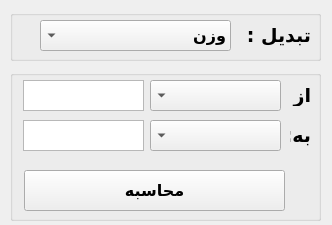
<?xml version="1.0" encoding="UTF-8"?>
<ui version="4.0">
 <class>mainWindow</class>
 <widget class="QMainWindow" name="mainWindow">
  <property name="geometry">
   <rect>
    <x>0</x>
    <y>0</y>
    <width>332</width>
    <height>225</height>
   </rect>
  </property>
  <property name="minimumSize">
   <size>
    <width>332</width>
    <height>225</height>
   </size>
  </property>
  <property name="maximumSize">
   <size>
    <width>332</width>
    <height>225</height>
   </size>
  </property>
  <property name="windowTitle">
   <string>Unit Converter</string>
  </property>
  <widget class="QWidget" name="centralwidget">
   <widget class="QGroupBox" name="groupBox">
    <property name="geometry">
     <rect>
      <x>10</x>
      <y>10</y>
      <width>311</width>
      <height>51</height>
     </rect>
    </property>
    <property name="title">
     <string/>
    </property>
    <widget class="QComboBox" name="combo_units">
     <property name="geometry">
      <rect>
       <x>30</x>
       <y>10</y>
       <width>191</width>
       <height>31</height>
      </rect>
     </property>
     <property name="font">
      <font>
       <family>Yekan Bakh FaNum</family>
       <pointsize>12</pointsize>
       <bold>true</bold>
      </font>
     </property>
     <property name="layoutDirection">
      <enum>Qt::RightToLeft</enum>
     </property>
     <item>
      <property name="text">
       <string>وزن</string>
      </property>
     </item>
     <item>
      <property name="text">
       <string>طول</string>
      </property>
     </item>
     <item>
      <property name="text">
       <string>دما</string>
      </property>
     </item>
     <item>
      <property name="text">
       <string>حجم دیجیتالی</string>
      </property>
     </item>
    </widget>
    <widget class="QLabel" name="label">
     <property name="geometry">
      <rect>
       <x>230</x>
       <y>15</y>
       <width>71</width>
       <height>21</height>
      </rect>
     </property>
     <property name="font">
      <font>
       <family>Yekan Bakh FaNum</family>
       <pointsize>14</pointsize>
       <bold>true</bold>
      </font>
     </property>
     <property name="text">
      <string>تبدیل :</string>
     </property>
    </widget>
   </widget>
   <widget class="QGroupBox" name="groupBox_2">
    <property name="geometry">
     <rect>
      <x>10</x>
      <y>70</y>
      <width>311</width>
      <height>151</height>
     </rect>
    </property>
    <property name="title">
     <string/>
    </property>
    <widget class="QComboBox" name="combo_from">
     <property name="geometry">
      <rect>
       <x>140</x>
       <y>10</y>
       <width>131</width>
       <height>31</height>
      </rect>
     </property>
     <property name="font">
      <font>
       <family>Yekan Bakh FaNum</family>
       <pointsize>12</pointsize>
       <bold>true</bold>
      </font>
     </property>
     <property name="layoutDirection">
      <enum>Qt::RightToLeft</enum>
     </property>
    </widget>
    <widget class="QLabel" name="label_2">
     <property name="geometry">
      <rect>
       <x>280</x>
       <y>15</y>
       <width>21</width>
       <height>21</height>
      </rect>
     </property>
     <property name="font">
      <font>
       <family>Yekan Bakh FaNum</family>
       <pointsize>14</pointsize>
       <bold>true</bold>
      </font>
     </property>
     <property name="layoutDirection">
      <enum>Qt::RightToLeft</enum>
     </property>
     <property name="text">
      <string>از :</string>
     </property>
    </widget>
    <widget class="QLabel" name="label_3">
     <property name="geometry">
      <rect>
       <x>280</x>
       <y>55</y>
       <width>21</width>
       <height>21</height>
      </rect>
     </property>
     <property name="font">
      <font>
       <family>Yekan Bakh FaNum</family>
       <pointsize>14</pointsize>
       <bold>true</bold>
      </font>
     </property>
     <property name="layoutDirection">
      <enum>Qt::RightToLeft</enum>
     </property>
     <property name="text">
      <string>به:</string>
     </property>
    </widget>
    <widget class="QComboBox" name="combo_to">
     <property name="geometry">
      <rect>
       <x>140</x>
       <y>50</y>
       <width>131</width>
       <height>31</height>
      </rect>
     </property>
     <property name="font">
      <font>
       <family>Yekan Bakh FaNum</family>
       <pointsize>12</pointsize>
       <bold>true</bold>
      </font>
     </property>
     <property name="layoutDirection">
      <enum>Qt::RightToLeft</enum>
     </property>
    </widget>
    <widget class="QTextEdit" name="text_from">
     <property name="geometry">
      <rect>
       <x>13</x>
       <y>10</y>
       <width>121</width>
       <height>31</height>
      </rect>
     </property>
    </widget>
    <widget class="QTextEdit" name="text_to">
     <property name="geometry">
      <rect>
       <x>13</x>
       <y>50</y>
       <width>121</width>
       <height>31</height>
      </rect>
     </property>
    </widget>
    <widget class="QPushButton" name="cal">
     <property name="geometry">
      <rect>
       <x>14</x>
       <y>100</y>
       <width>261</width>
       <height>41</height>
      </rect>
     </property>
     <property name="font">
      <font>
       <family>Yekan Bakh FaNum</family>
       <pointsize>12</pointsize>
       <bold>true</bold>
      </font>
     </property>
     <property name="text">
      <string>محاسبه</string>
     </property>
    </widget>
   </widget>
  </widget>
 </widget>
 <resources/>
 <connections/>
</ui>
